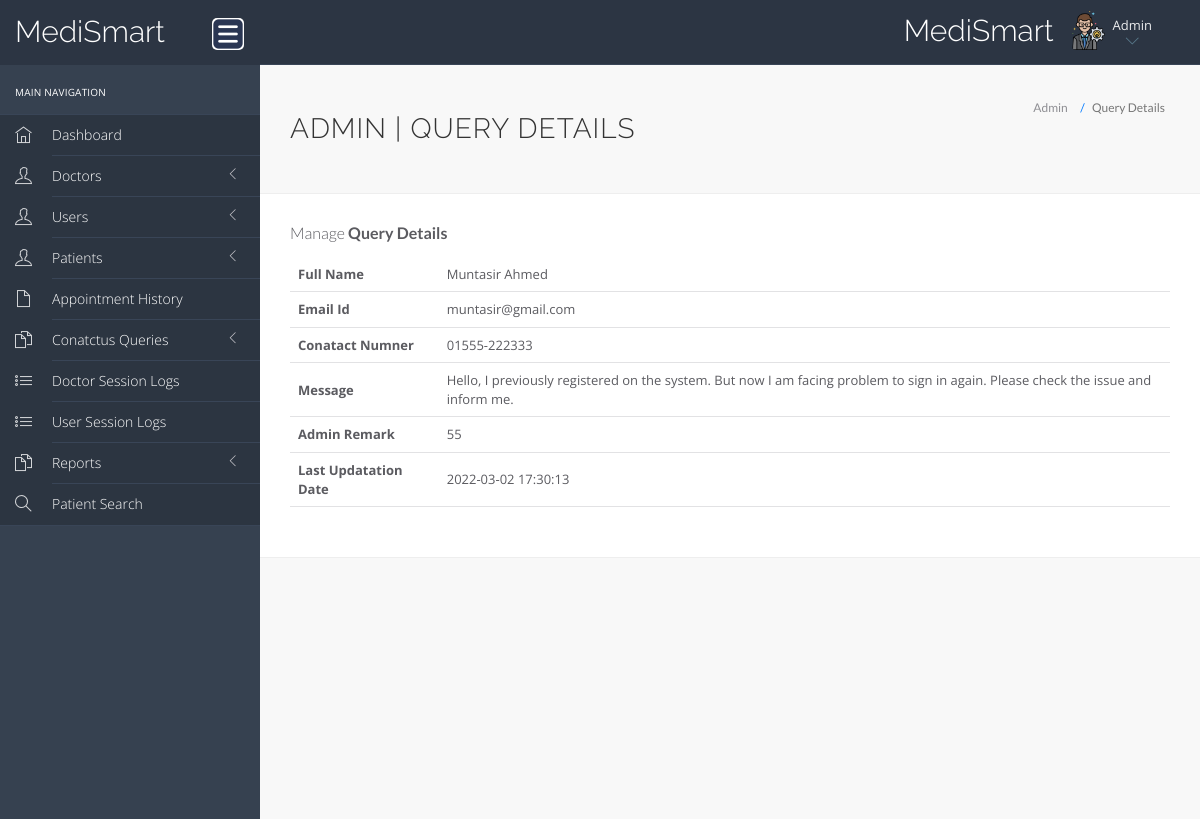
Page /hms/admin/query-details.php?id=1 (signed in) on the committed database.
### tables this page shows
CREATE TABLE `tblcontactus` (
  `id` int(11) NOT NULL,
  `fullname` varchar(255) DEFAULT NULL,
  `email` varchar(255) DEFAULT NULL,
  `contactno` varchar(13) DEFAULT NULL,
  `message` mediumtext DEFAULT NULL,
  `PostingDate` timestamp NULL DEFAULT current_timestamp(),
  `AdminRemark` mediumtext DEFAULT NULL,
  `LastupdationDate` timestamp NULL DEFAULT NULL ON UPDATE current_timestamp(),
  `IsRead` int(11) DEFAULT NULL
);

### hms/admin/query-details.php (the view, shortened to what this page needs)
<?php
include('include/config.php');
?>
<!DOCTYPE html>
<html lang="en">
	<head>
		<link rel="stylesheet" href="vendor/bootstrap/css/bootstrap.min.css">
		<link rel="stylesheet" href="vendor/fontawesome/css/font-awesome.min.css">
		<link rel="stylesheet" href="vendor/themify-icons/themify-icons.min.css">
		<link href="vendor/animate.css/animate.min.css" rel="stylesheet" media="screen">
		<link href="vendor/perfect-scrollbar/perfect-scrollbar.min.css" rel="stylesheet" media="screen">
		<link href="vendor/switchery/switchery.min.css" rel="stylesheet" media="screen">
		<link href="vendor/bootstrap-touchspin/jquery.bootstrap-touchspin.min.css" rel="stylesheet" media="screen">
		<link href="vendor/select2/select2.min.css" rel="stylesheet" media="screen">
		<link href="vendor/bootstrap-datepicker/bootstrap-datepicker3.standalone.min.css" rel="stylesheet" media="screen">
		<link href="vendor/bootstrap-timepicker/bootstrap-timepicker.min.css" rel="stylesheet" media="screen">
		<link rel="stylesheet" href="assets/css/styles.css">
		<link rel="stylesheet" href="assets/css/plugins.css">
		<link rel="stylesheet" href="assets/css/themes/theme-5.css" id="skin_color" />
	</head>
	<body>
		<div id="app">
<?php include('include/sidebar.php');?>
			<div class="app-content">
						<?php include('include/header.php');?>
				<div class="main-content" >
					<div class="wrap-content container" id="container">
						<section id="page-title">
							<div class="row">
								<div class="col-sm-8">
									<h1 class="mainTitle">Admin | Query Details</h1>
																	</div>
								<ol class="breadcrumb">
									<li>
										<span>Admin</span>
									</li>
									<li class="active">
										<span>Query Details</span>
									</li>
								</ol>
							</div>
						</section>
						<div class="container-fluid container-fullw bg-white">
									<div class="row">
								<div class="col-md-12">
									<h5 class="over-title margin-bottom-15">Manage <span class="text-bold">Query Details</span></h5>
									<table class="table table-hover" id="sample-table-1">
										<tbody>
<?php
$qid=intval($_GET['id']);
$sql=mysqli_query($con,"select * from tblcontactus where id='$qid'");
while($row=mysqli_fetch_array($sql))
{
?>
											<tr>
												<th>Full Name</th>
												<td><?php echo $row['fullname'];?></td>
											</tr>
											<tr>
												<th>Email Id</th>
												<td><?php echo $row['email'];?></td>
											</tr>
											<tr>
												<th>Conatact Numner</th>
												<td><?php echo $row['contactno'];?></td>
											</tr>
											<tr>
												<th>Message</th>
												<td><?php echo $row['message'];?></td>
												</tr>
<?php if($row['AdminRemark']==""){?>
<form name="query" method="post">
	<tr>
												<th>Admin Remark</th>
												<td><textarea name="adminremark" class="form-control" required="true"></textarea></td>
												</tr>
												<tr>
													<td>&nbsp;</td>
													<td>
														<button type="submit" class="btn btn-primary pull-left" name="update">
		Update <i class="fa fa-arrow-circle-right"></i>
								</button>
													</td>
												</tr>
</form>
													<?php } else {?>
	<tr>
												<th>Admin Remark</th>
												<td><?php echo $row['AdminRemark'];?></td>
												</tr>
<tr>
												<th>Last Updatation Date</th>
												<td><?php echo $row['LastupdationDate'];?></td>
												</tr>
											<?php
											 }} ?>
										</tbody>
									</table>
								</div>
							</div>
								</div>
							</div>
						</div>
					</div>
				</div>
	<?php include('include/footer.php');?>
	</body>
</html>

### hms/admin/assets/css/themes/theme-5.css (style rules this page uses)
body { background: #f8f8f8; }

### rows in the picture
tblcontactus: fullname "Muntasir Ahmed", email "muntasir@gmail.com", contactno "01555-222333", message "Hello, I previously registered on the system. But now I am facing problem to sign in again. Please check the issue and inform me.", AdminRemark "55", LastupdationDate "2022-03-02 17:30:13"
